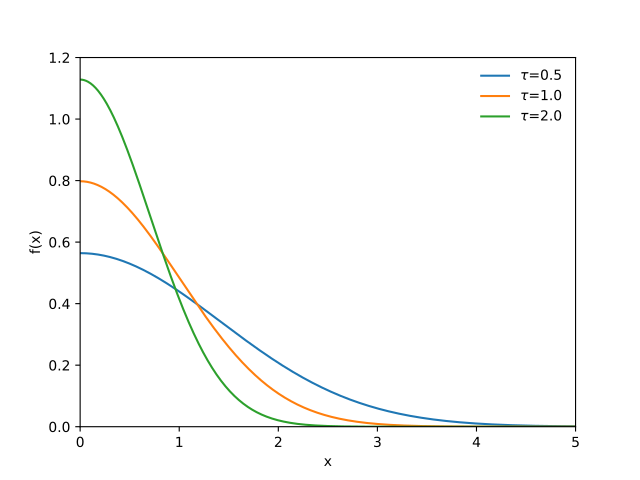

Recreate this plot in Python.
import matplotlib.pyplot as plt
import numpy as np
import scipy.stats as st
x = np.linspace(0.0, 5.0, 1000)
fig, ax = plt.subplots()
f = lambda b : st.halfnorm.pdf(x, scale=1.0/np.sqrt(b))
plot_pdf = lambda b : ax.plot(x, f(b), label=r'$\tau$={0}'.format(b))
plot_pdf(0.5)
plot_pdf(1.0)
plot_pdf(2.0)
plt.legend(loc='upper right', frameon=False)
ax.set(xlim=[0,5], ylim=[0,1.2], xlabel='x', ylabel='f(x)')
plt.show()
